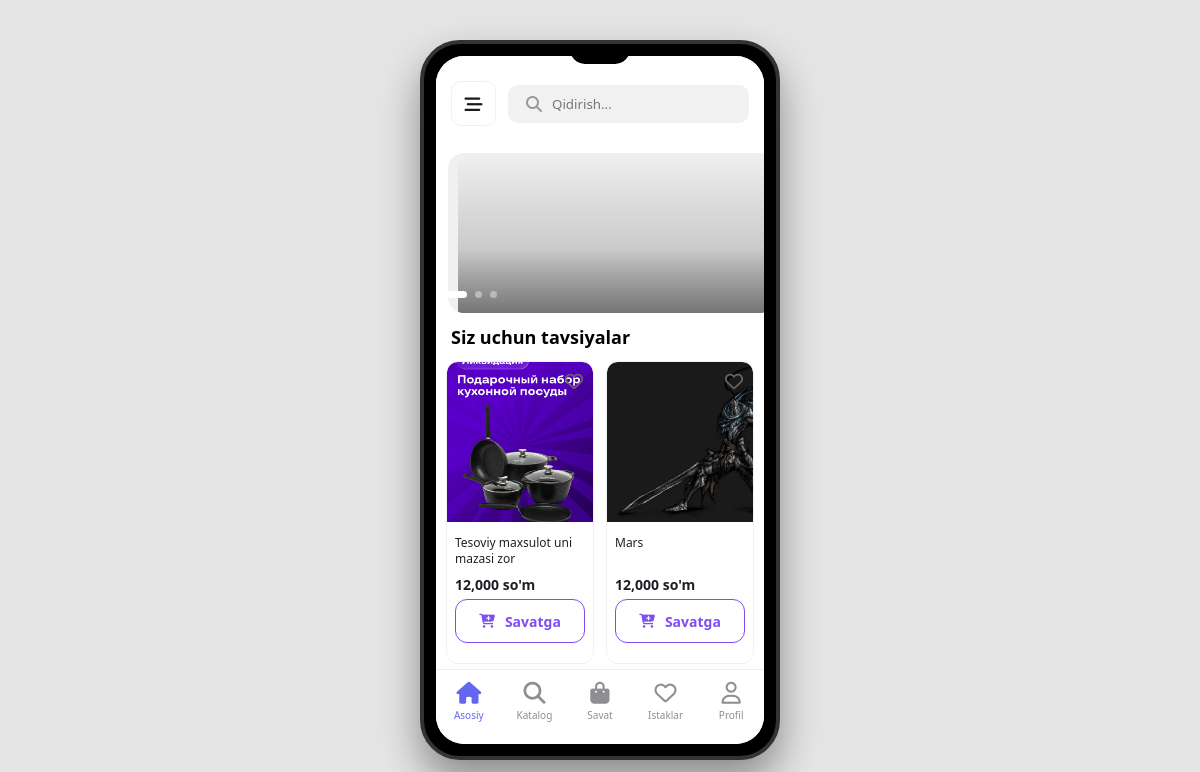
The app's page /, older data.
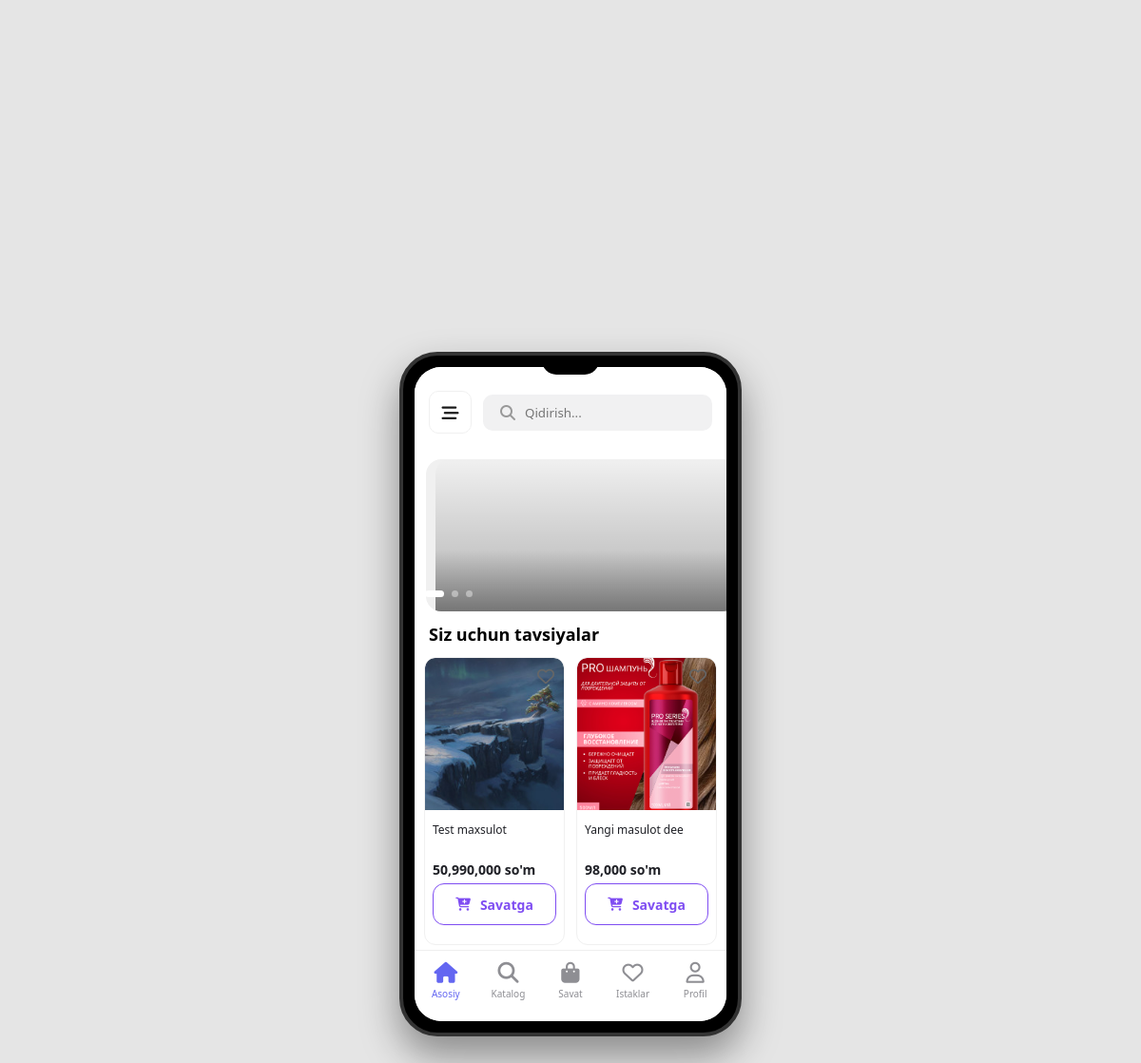
The same page, newer data.
### app/models.py (models this page shows, shortened)
class BaseCreatedModel(models.Model):
    created_at = models.DateTimeField(auto_now_add=True)
    updated_at = models.DateTimeField(auto_now=True)
    class Meta:
        abstract = True

class UzumProduct(BaseCreatedModel):
    name = models.CharField(max_length=100)
    slug = models.SlugField( max_length=300, unique=True, blank=True, editable=False)
    price = models.PositiveIntegerField()
    aksi_narx = models.PositiveSmallIntegerField( validators=[MinValueValidator(0), MaxValueValidator(100)], default=0)
    about = models.TextField()
    count = models.PositiveIntegerField(default=2)
    is_active = models.BooleanField(default=True)
    info = models.JSONField(default=default_uzum_info, blank=True)
    category = models.ForeignKey(
        Kategoriy,
        on_delete=models.CASCADE,
        related_name='products'
    )

class UzumProductImage(BaseCreatedModel):
    image = models.ImageField(upload_to='maxsulot_rasm/')
    product = models.ForeignKey(UzumProduct, on_delete=models.CASCADE, related_name='images')

### app/views.py (the view)
# urls.py: path('', home_page, name='home_page'),
def home_page(request):
    products_list = UzumProduct.objects.all().order_by('-id')
    paginator = Paginator(products_list, 20)
    page_number = request.GET.get('page')
    page_obj = paginator.get_page(page_number)
    return render(request, 'home.html', {'page_obj': page_obj})

### app/context_processors.py (called while the page is built)
def cart_item_count(request):
    count = 0
    if request.user.is_authenticated:
        count = ShopingModel.objects.filter(user=request.user).count()
    return {'cart_item_count': count}

### templates/home.html (shortened to what this page needs)
{% extends 'base.html' %}
{% block main %}
{% load humanize %}
<div class="main-content">
  <div class="slider-container">
    <div class="slider-wrapper" id="sliderWrapper">
      <div class="slide">
        <div class="slide-img" style="background-image: url('https://images.unsplash.com/photo-1441986300917-64674bd600d8?w=500');">
        </div>
      </div>
    </div>
    <div class="dots">
      <div class="dot active"></div>
      <div class="dot"></div>
      <div class="dot"></div>
    </div>
  </div>
  <h3 style="padding: 0 15px; margin-bottom: 12px; font-size: 18px">Siz uchun tavsiyalar</h3>
  <div class="product-grid">
    {% for i in page_obj %}
    <div class="product-card">
      <i class="fa-regular fa-heart wish-icon"></i>
      <a href="{% url 'product_details' i.slug %}" style="text-decoration: none; color: inherit; display: block;">
        {% if i.images.all %}
          <img class="product-img" src="{{ i.images.all.0.image.url }}" alt="{{ i.name }}" />
        {% endif %}
        <div class="product-info">
          <p class="product-title">{{ i.name |capfirst }}</p>
          <div class="price-container">
            <span class="price-now">{{ i.price|intcomma }} so'm</span>
          </div>
        </div>
      </a>
      <div style="padding: 0 8px 8px 8px;">
        <form action="{% url 'shoping_cart_create' %}" method="POST">
          <button type="submit" class="add-cart-btn">
            <i class="fa-solid fa-cart-plus"></i>
            <span>Savatga</span>
          </button>
        </form>
      </div>
    </div>
    {% endfor %}
  </div>
</div>
{% endblock main %}

Row changes from the older to the newer data that the page shows:
no longer on this page (row unchanged): UzumProduct: images.all.0.image (picture), name "Tesoviy maxsulot uni mazasi zor", price "12,000"
no longer on this page (row unchanged): UzumProduct: images.all.0.image (picture), name "Mars", price "12,000"
added UzumProduct: images.all.0.image (picture), name "Test maxsulot", price "50,990,000"
added UzumProduct: images.all.0.image (picture), name "Yangi masulot dee", price "98,000"
